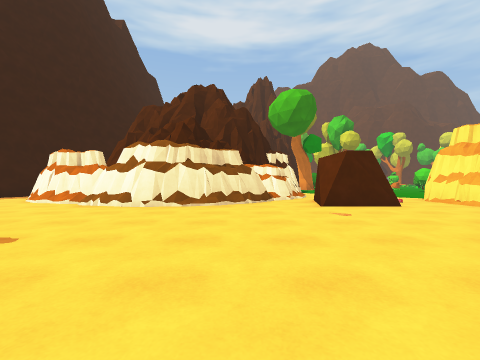
view 1 (above)

23 first-person views from a walk through a scene from a Unity 3-D project. The camera is 1.2 m above the floor, looks level and sees 90° across. The floor is counted in squares, 2 m on a side. Each view is taken from the middle of a square. On the plan, view 1 faces up. The plan holds only what a view shows up to about 9 squares ahead; the rest is blank. The place goes on beyond the plan. The player is left out. Some animated figures are not drawn.

view 2
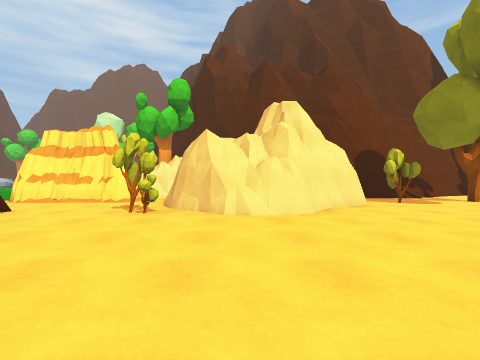

view 3
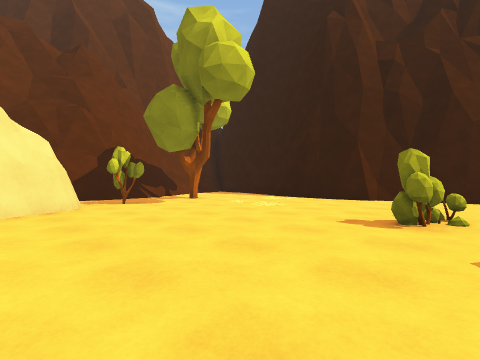

view 4
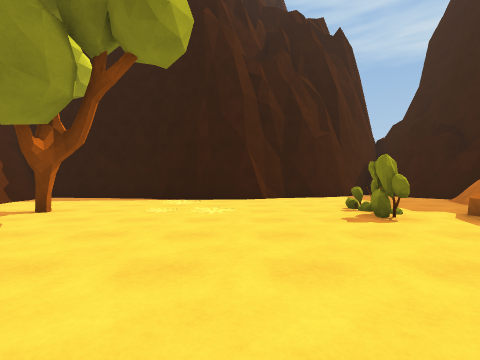

view 5
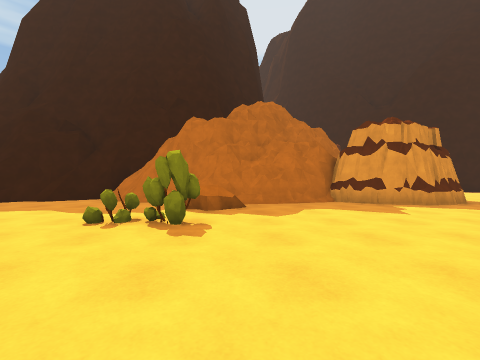

view 6
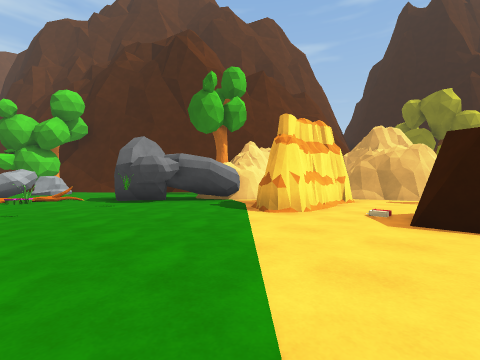

view 7
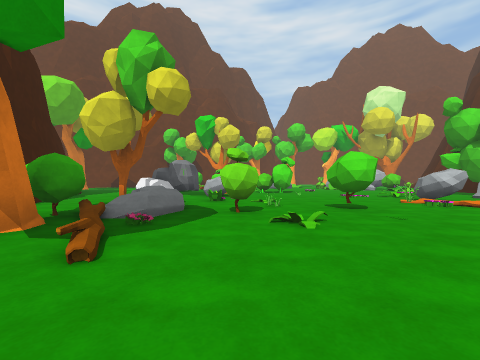

view 8
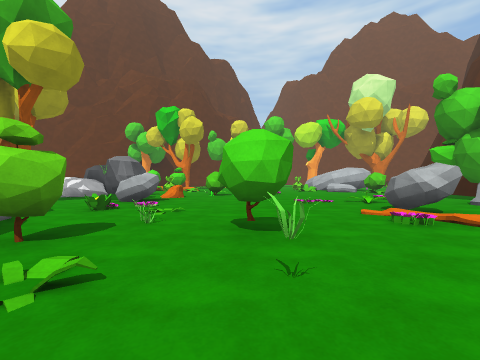

view 9
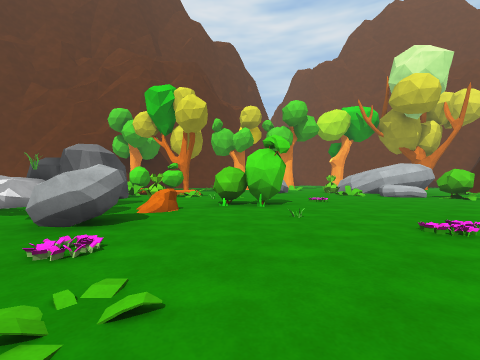

view 10
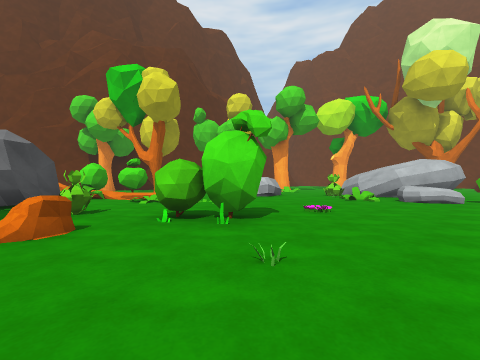

view 11
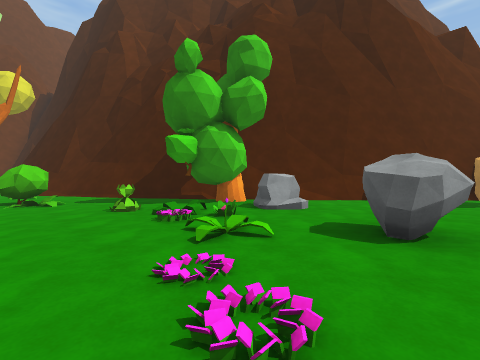

view 12
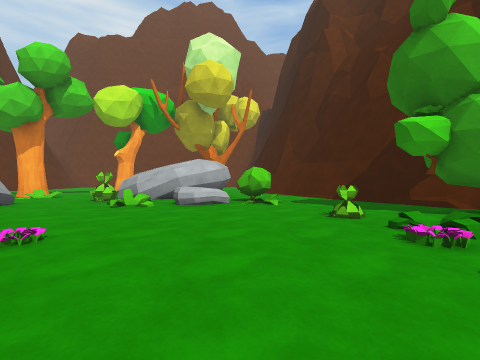

view 13
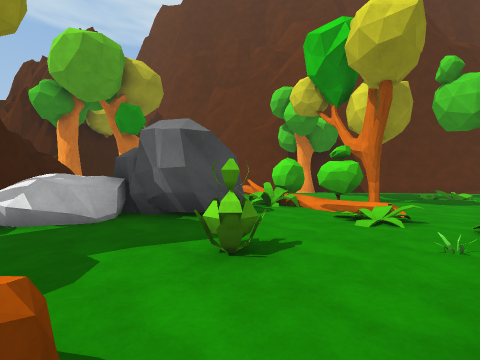

view 14
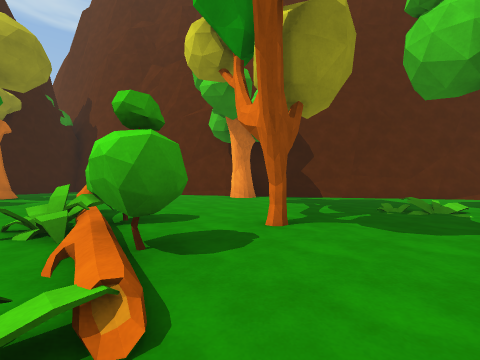

view 15
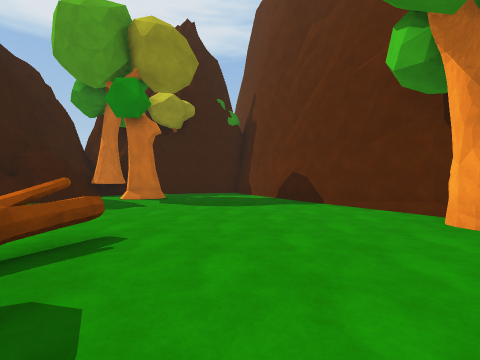

view 16
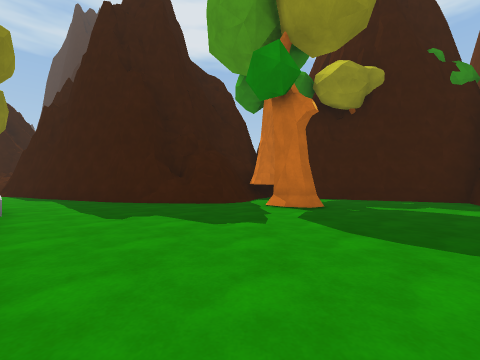

view 17
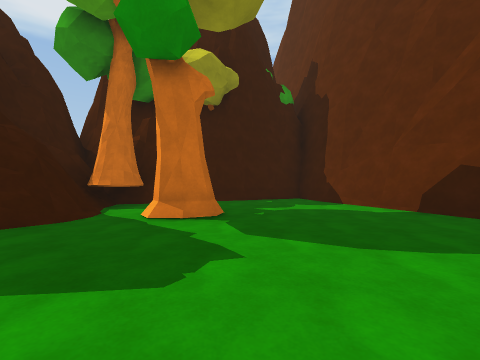

view 18
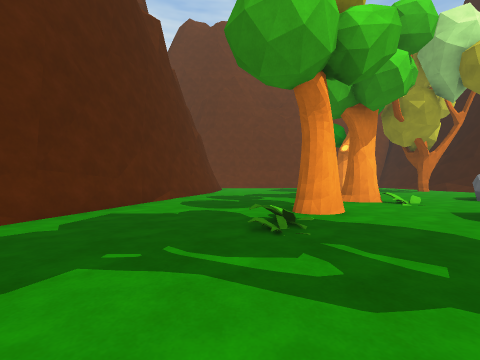

view 19
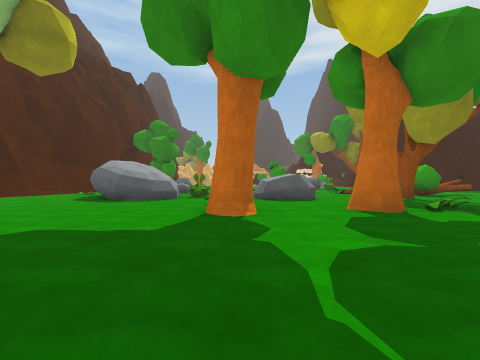

view 20
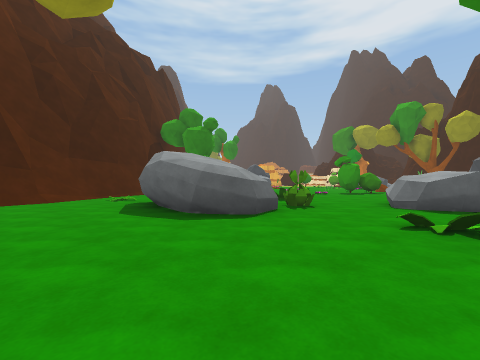

view 21
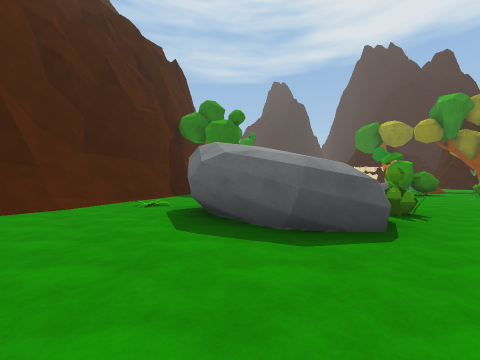

view 22
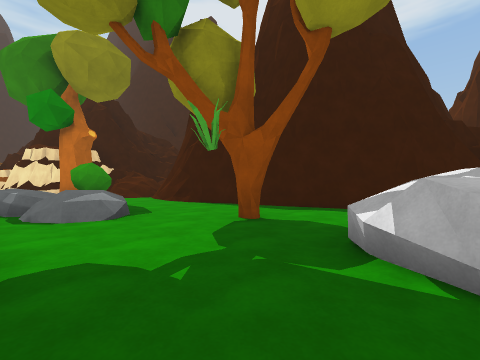

view 23
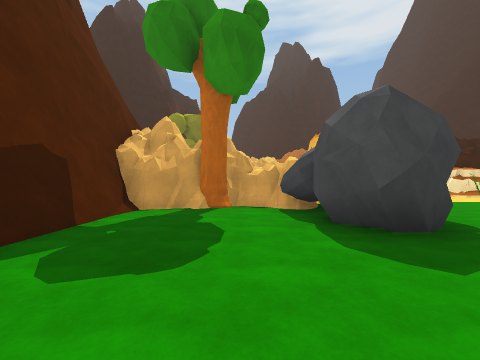

### Floor plan
Key: @ floor where view 1 was taken; # wall or solid block; . main floor; : floor 0.5 m higher than the main floor; / step, stairs or slope; = window, fence, low wall or low ledge; ^ raised ledge; O other object.
Columns run from 8 left of view 1 to 25 right of it. Each row starts with its distance up from view 1.
 32               ####
 31               #..####
 30              ##.....####
 29              #.........#####
 28              #..O......O...######
 27             ##.OO...............#
 26             ###..................
 25               #.....=.............
 24               #......O....OOO.....
 23               #....O.O.O....O.....
 22               #..OOOO.O.......O...
 21              ##..OOO..O...O...O...
 20              #...O......  OO......
 19             ##.O....O.OO..........
 18             #......O.O......O^#...
 17            ##..O..O..OO....O.##...
 16            ... /.O.....O.....##...
 15             OO OOO..O......O.##...
 14             O::.OO..........O.....
 13            =.O.OO....O......O.O./#
 12           ##...O.O....OOOO.....###
 11           #.....O..OOO.O.....###
 10           #........O...O.O.###
  9 #        #^......O.....OOO##
  8 ..       #/......OOO.....##
  7  .###   ##OO..O..OO.....##
  6   ..#####.OO..#OO#....###
  5    ...........#O###..##
  4    ...........O   ####
  3     .......OO.#
  2     #.......###
  1     ##......#
  0     ##..@...##
 -1     #........#
 -2     #........#
 -3     #........O.##
 -4     ##O......../#
 -5     ##O.O.OO.../#
 -6     #...O.....O.#
 -7    ##......O.....
 -8    #.............#
 -9    # ....#######.#
-10    ##.####    ####
-11     #

Where each view was taken, in squares from view 1:
view 1: 0 up, 0 right, facing up
view 2: 1 up, 1 left, facing right
view 3: 1 down, 1 left, facing down-right
view 4: 1 down, 2 right, facing down
view 5: 4 down, 3 right, facing left
view 6: 11 up, 3 right, facing down-right
view 7: 10 up, 4 right, facing up-right
view 8: 10 up, 7 right, facing up-right
view 9: 13 up, 9 right, facing up-right
view 10: 14 up, 11 right, facing up-right
view 11: 14 up, 12 right, facing down-right
view 12: 14 up, 13 right, facing right
view 13: 17 up, 12 right, facing up
view 14: 20 up, 15 right, facing up
view 15: 24 up, 15 right, facing up-left
view 16: 26 up, 13 right, facing left
view 17: 25 up, 11 right, facing up-left
view 18: 25 up, 15 right, facing right
view 19: 25 up, 25 right, facing down-left
view 20: 21 up, 25 right, facing down-left
view 21: 19 up, 25 right, facing down-left
view 22: 19 up, 11 right, facing left
view 23: 9 up, 14 right, facing down-left
